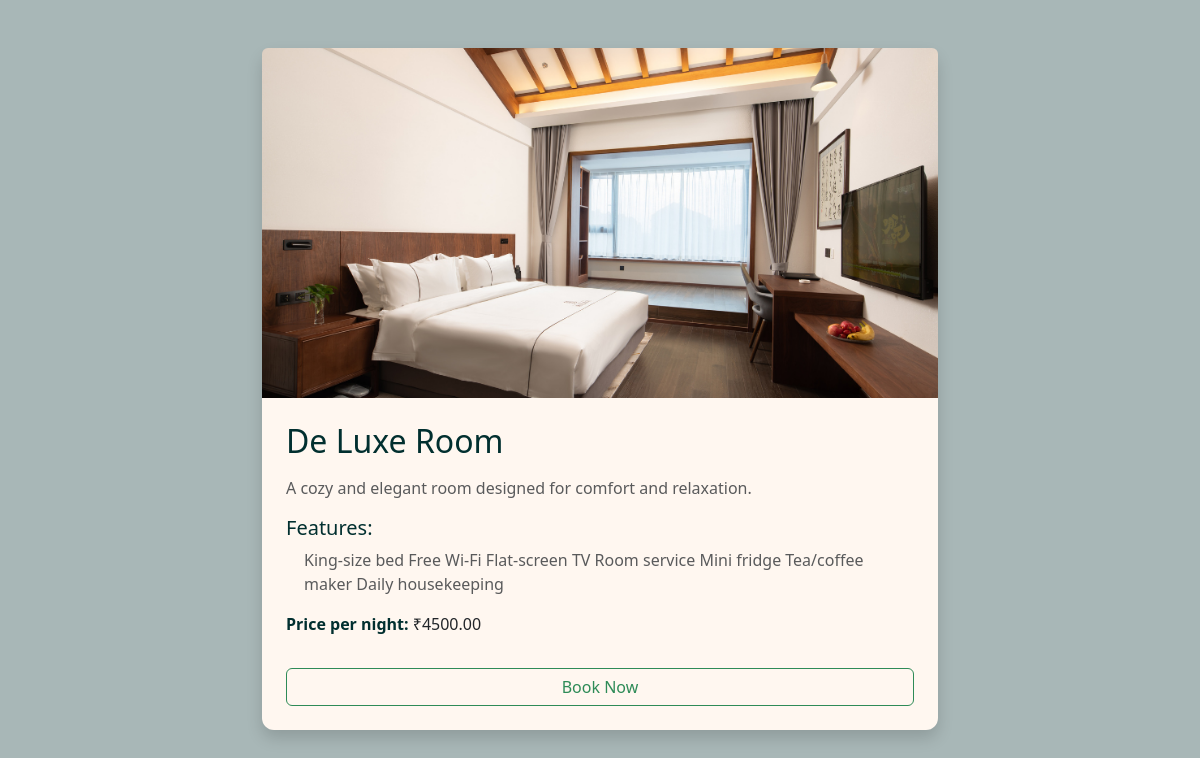
/customer/rooms/1/ (signed in), run on the app's committed database.
### useraccount/models.py (models this page shows, shortened)
class RoomType(models.Model):
    name = models.CharField(max_length=100)
    description = models.TextField()
    price_per_night = models.DecimalField(max_digits=8, decimal_places=2)
    capacity = models.IntegerField()
    features = models.TextField()
    image = models.ImageField(upload_to='room_images/')
    is_available = models.BooleanField(default=True)

### customer/views.py (the view)
# urls.py: path('rooms/<int:pk>/', RoomDetailView.as_view(), name='roomdetails'),
class RoomDetailView(LoginRequiredMixin,DetailView):
    login_url = '/login'
    model = RoomType
    template_name = 'roomdetails.html'
    context_object_name = 'room'

### customer/templates/roomdetails.html (shortened to what this page needs)
<!doctype html>
<html lang="en">
    <head>
        <link
            href="https://cdn.jsdelivr.net/npm/bootstrap@5.3.2/dist/css/bootstrap.min.css"
            rel="stylesheet"
        />
    </head>
    <body style="background-color: #a8b7b7;">
  <div class="container mt-5" style="max-width: 700px;">
    <div class="card shadow border-0">
      <img src="{{ room.image.url }}" class="card-img-top rounded-top" alt="{{ room.name }}" style="height: 350px; object-fit: cover;">
      <div class="card-body px-4 py-4">
        <h2 class="card-title mb-3">{{ room.name }}</h2>
        <p class="card-text text-muted mb-3" style="font-size: 1rem;">{{ room.description }}</p>
        <h5 class="mb-2" style="color: #012F2F;">Features:</h5>
        <ul class="text-muted">
          {{ room.features }}
        </ul>
        <p class="mt-3">
          <strong style="color: #012F2F;">Price per night:</strong> ₹{{ room.price_per_night }}
        </p>
        <a href="{% url 'bookroom' room.id %}" class="btn btn-outline-success mt-3 w-100">
          Book Now
        </a>
      </div>
    </div>
  </div>
    </body>
</html>

### customer/templates/roomdetails.html (style rules this page uses)
body { background-color: #FAE6D0; font-family: 'Segoe UI', sans-serif; }
.card { background-color: #FFF7F0; border-radius: 12px; }
.card-title { color: #012F2F; }
.btn-outline-success { border-color: #2E8B57; color: #2E8B57; }
ul { padding-left: 18px; }
ul.text-muted { list-style: disc; color: #555; }

### data on the page
RoomType: image (picture), name "De Luxe Room", description "A cozy and elegant room designed for comfort and relaxation.", features "King-size bed Free Wi-Fi Flat-screen TV Room service Mini fridge Tea/coffee maker Daily housekeeping", price_per_night "4500.00"
